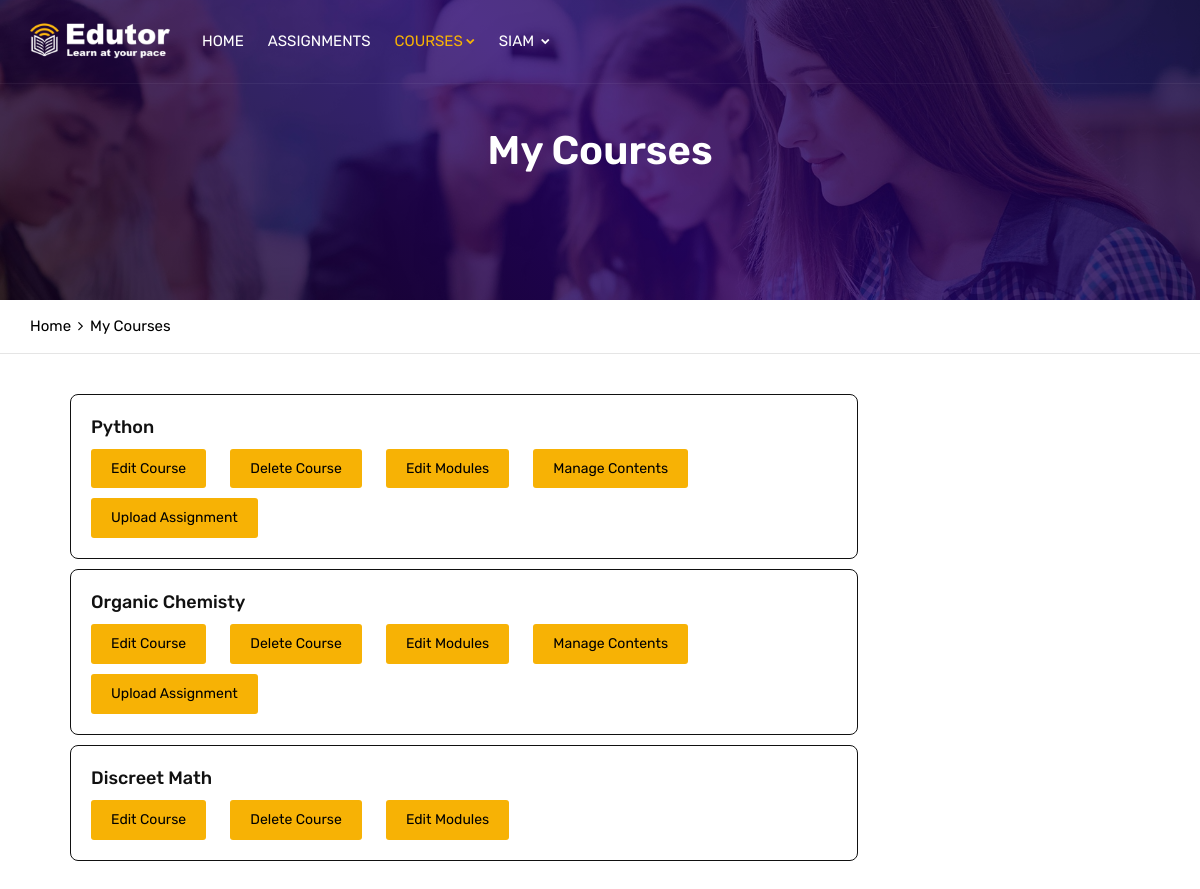
The page /course/mine/ (signed in) on the database its author committed.
### courses/models.py (models this page shows, shortened)
class Course(models.Model):
    owner = models.ForeignKey(User,
                    related_name='courses_created',
                    on_delete=models.CASCADE)
    subject = models.ForeignKey(Subject, related_name='courses',
                        on_delete=models.CASCADE)
    title = models.CharField(max_length=200)
    slug = models.SlugField(max_length=200, unique=True)
    overview = models.TextField()
    created = models.DateTimeField(auto_now_add=True)
    students = models.ManyToManyField(User,
                                      related_name='courses_joined',
                                      blank=True)
    class Meta:
        ordering = ['-created']

### courses/views.py (the view)
class ManageCourseListView(OwnerCourseMixin, ListView): #listview with mixin
    template_name = 'courses/manage/course/list.html'

### courses/templatetags/course.py (called while the page is built)
@register.filter(name='has_group')
def has_group(user, group_name):
    group = Group.objects.get(name=group_name)
    return True if group in user.groups.all() else False

### templates/courses/manage/course/list.html (shortened to what this page needs)
{% load static %}
{% load course %}
{% url 'home' as home_url %}
{% url 'assignment_list' as assignment_url %}
<!DOCTYPE html>
<html lang="en">
<head>
    <link rel="stylesheet" type="text/css" href="{% static 'css/assets.css' %}">
    <link rel="stylesheet" type="text/css" href="{% static 'css/typography.css' %}">
    <link rel="stylesheet" type="text/css" href="{% static 'css/shortcodes/shortcodes.css' %}">
    <link rel="stylesheet" type="text/css" href="{% static 'css/style.css' %}">
    <link class="skin" rel="stylesheet" type="text/css" href="{% static 'css/color/color-1.css' %}">
    <link rel="stylesheet" type="text/css" href="{% static 'vendors/revolution/css/layers.css' %}">
    <link rel="stylesheet" type="text/css" href="{% static 'vendors/revolution/css/settings.css' %}">
    <link rel="stylesheet" type="text/css" href="{% static 'vendors/revolution/css/navigation.css' %}">
</head>
<body id="bg">
<div class="page-wraper">
    <header class="header rs-nav header-transparent">
        <div class="sticky-header navbar-expand-lg">
            <div class="menu-bar clearfix">
                <div class="container clearfix">
                    <div class="menu-logo">
                        <a href="{{ home_url }}"><img src="{% static 'images/logo-white.png' %}" alt=""></a>
                    </div>
                    <div class="menu-links navbar-collapse collapse justify-content-start" id="menuDropdown">
                        <ul class="nav navbar-nav">
                            <li ><a href="{{ home_url }}">Home </a></li>
                            <li><a href="{{ assignment_url }}">Assignments</a></li>
                            <li class="active"><a href="">Courses<i class="{% if user.is_authenticated %} fa fa-chevron-down {% endif %}"></i></a>
                            </li>
                            {% if user.is_authenticated %}
                            <li><a href="#">{{user.username }} <i class="fa fa-chevron-down"></i></a>
                            </li>
                            {% else %}
                            <li><a href="{% url 'login' %}">Sign In </a></li>
                            <li><a href="{% url 'student_registration' %}">Sign Up </a></li>
                            {% endif %}
                            </div>
                    </div>
                </div>
            </div>
        </div>
    <div class="page-content bg-white">
        <div class="page-banner ovbl-dark" style="background-image:url('{% static 'images/banner/banner3.jpg' %}');">
            <div class="container">
                <div class="page-banner-entry">
                    <h1 class="text-white">My Courses</h1>
                 </div>
            </div>
        </div>
        <div class="breadcrumb-row">
            <div class="container">
                <ul class="list-inline">
                    <li><a href="{{ home }}">Home</a></li>
                    <li>My Courses</li>
                </ul>
            </div>
        </div>
                <div class="container" style="padding:40px;">
                        <div class="col-lg-9 col-md-8 col-sm-12">
                                    <div class="ttr-post-text">
                                         {% for course in object_list %}
                                         <div>
                                        <h5 style="border: 1px solid; border-radius:8px; padding:20px;">{{ course.title }}<br>
                                            <a href="{% url 'course_edit' course.id %}" class="btn btn-primary btn-lg" style="margin-right:20px; margin-top:10px;">Edit Course</a>
                                            <a href="{% url 'course_delete' course.id %}" class="btn btn-primary btn-lg" style="margin-right:20px; margin-top:10px;" >Delete Course</a>
                                            <a href="{% url 'course_module_update' course.id %}" class="btn btn-primary btn-lg" style="margin-right:20px; margin-top:10px;">Edit Modules</a>{% if course.modules.count > 0 %}
                                            <a href="{% url 'module_content_list' course.modules.first.id %}" class="btn btn-primary btn-lg" style="margin-right:20px; margin-top:10px;">Manage Contents</a>
                                            <a href="{% url 'assignment_create' course.id %}" class="btn btn-primary btn-lg" style="margin-right:20px; margin-top:10px;">Upload Assignment</a>
                                            {% endif %}</h5>
                                         {% empty %}
                                        <h5 class="post-text"> You have not created any courses yet.
                                        <a href="{% url 'course_create' %}" class="btn btn-primary btn-lg" style="right:50px; position:absolute;">Create new course</a>
                                    </div>
                                </div>
                                {% endfor %}
                            </div>
                        </div>
                    </div>
                </div>
            </div>
</div>
</body>
</html>

### static/css/typography.css (style rules this page uses)
body { background-color: #fff; font-family: Rubik; font-size: 16px; font-weight: 400; color:#505050; padding: 0; margin: 0; overflow-x: hidden; -webkit-font-smoothing: antialiased; font-smoothing: antialiased; -moz-osx-font-smoothing: grayscale; scroll-behavior: smooth; }
a { color: #6f6f6f; outline: 0 none; text-decoration: none; }
img { border-style: none; height: auto; max-width: 100%; vertical-align: middle; }
section, article, aside, details, figcaption, figure, footer, header, hgroup, main, menu, nav, summary { display: block; }
p, address, pre, hr, ul, ol, dl, dd, table { margin-bottom: 24px; }
h1, h2, h3, h4, h5, h6 { color: #111111; font-family: rubik; margin-top:0; }
h1 a, h2 a, h3 a, h4 a, h5 a, h6 a { color: inherit; }
h1 { font-size: 36px; line-height: 45px; margin-bottom: 25px; font-weight: 700; }
h5 { font-size: 18px; line-height: 24px; margin-bottom: 10px; font-weight: 500; }
dl, ul, ol { list-style-position: outside; padding: 0; }
ul, ol { margin-bottom: 24px; }
ul li, ol li { padding: 0; }
.text-white { color: #fff; }
.bg-white { background-color: #FFF; }
.text-white { color: #FFF; }
.list-inline li { display: inline-block; }

### static/css/style.css (style rules this page uses)
.header { position: relative; z-index: 99999; }
.header ul, .header ol { margin-bottom: 0; }
.menu-logo { display: table; float: left; vertical-align: middle; padding: 0; color: #EFBB20; margin-top: 0; margin-bottom: 0; margin-left: 0; margin-right: 0; width: 140px; height: 80px; position: relative; z-index: 9; transition:all 0.5s; -moz-transition:all 0.5s; -webkit-transition:all 0.5s; -o-transition:all 0.5s; padding-right:20px; }
.menu-logo > a { display: table-cell; vertical-align: middle; }
.menu-logo img { max-height: 60px; width: auto; max-width: 140px; }
.menu-bar { background: #FFFFFF; width: 100%; position: relative; }
.menu-links { position: relative; padding: 0; }
.menu-links .nav { float: right; }
.menu-links .nav i { font-size: 9px; margin-left: 3px; margin-top: -3px; vertical-align: middle; }
.menu-links .nav > li { margin: 0px; font-weight: 400; text-transform: uppercase; position: relative; font-family: Rubik; }
.menu-links .nav > li > a { border-radius: 0px; color: #000; font-size: 15px; padding: 30px 12px; cursor: pointer; font-weight: 400; display: inline-block; }
.menu-links .nav > li.active > a, .menu-links .nav > li.current-menu-item > a { background-color: transparent; color: #EFBB20; }
.header-transparent { position:absolute; width:100%; }
.header-transparent .menu-bar { background-color:rgba(0,0,0,0); border-bottom: 1px solid rgba(255,255,255,0.05); }
.header-transparent .menu-links .nav > li > a { color:#fff; }
.header-transparent .menu-links .nav > li > a, .header-transparent .secondary-menu .btn-link, .header-transparent .navbar-toggler { color: #fff; }
.page-banner { height: 300px; background-size: cover; background-position: center center; display: table; width: 100%; text-align:left; }
.page-banner .container { display: table; height: 100%; }
.page-banner-entry { display: table-cell; vertical-align: middle; text-align: center; }
.page-banner h1 { font-weight:600; font-size:40px; margin-bottom: 0; }
.breadcrumb-row ul li a { color:#000; }
.ttr-post-text { margin-bottom: 20px; }
.ovbl-middle:after, .ovbl-light:after, .ovbl-dark:after { background: #391800; background: -moz-linear-gradient(left, #391800 0%, #001739 38%, #321001 71%, #011e32 100%); background: -webkit-linear-gradient(left, #391800 0%,#001739 38%,#321001 71%,#011e32 100%); background: linear-gradient(to right, #391800 0%,#001739 38%,#321001 71%,#011e32 100%); filter: progid:DXImageTransform.Microsoft.gradient( startColorstr='#391800', endColorstr='#011e32',GradientType=1 ); }

### static/css/shortcodes/button.css (style rules this page uses)
.btn { -moz-user-select: none; border: 1px solid rgba(0, 0, 0, 0); border-radius: 4px; display: inline-block; font-size: 16px; font-weight: 400; line-height: 1.25; padding: 8px 16px; text-align: center; transition: all 0.2s ease-in-out 0s; vertical-align: middle; white-space: nowrap; }
.btn-primary { background-color: #0275d8; border-color: #0275d8; color: #ffffff; }
.btn-group-lg > .btn, .btn-lg { border-radius:4px; font-size:20px; padding: 12px 24px; }
.btn, .btn-secondry { color: #fff; padding: 10px 20px; display: inline-block; font-size: 14px; outline: none; cursor: pointer; outline: none; border-width: 0; border-style: solid; border-color: transparent; line-height: 1.42857; border-radius: 3px; font-weight: 400; text-align:center; font-family: rubik; }
.btn { background-color: #EFBB20; }

### rows shown on the page
Course: title "Python", shows "Manage Contents"
Course: title "Organic Chemisty", shows "Manage Contents"
Course: title "Discreet Math"

### other values the page prints
{{ user.username }} "SIAM"
